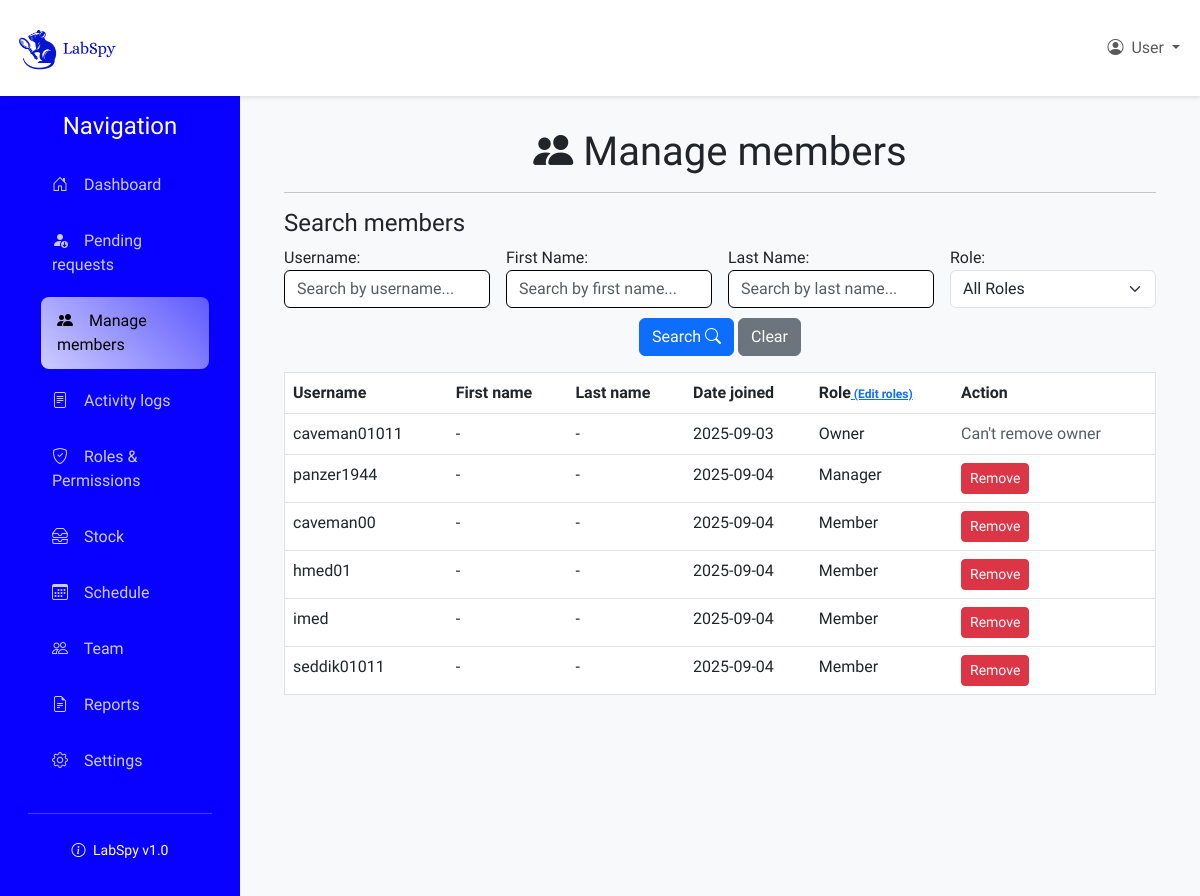
/labspaces/lab/E5PW8A/manage_members/ (signed in), run on an earlier commit of the app's database.
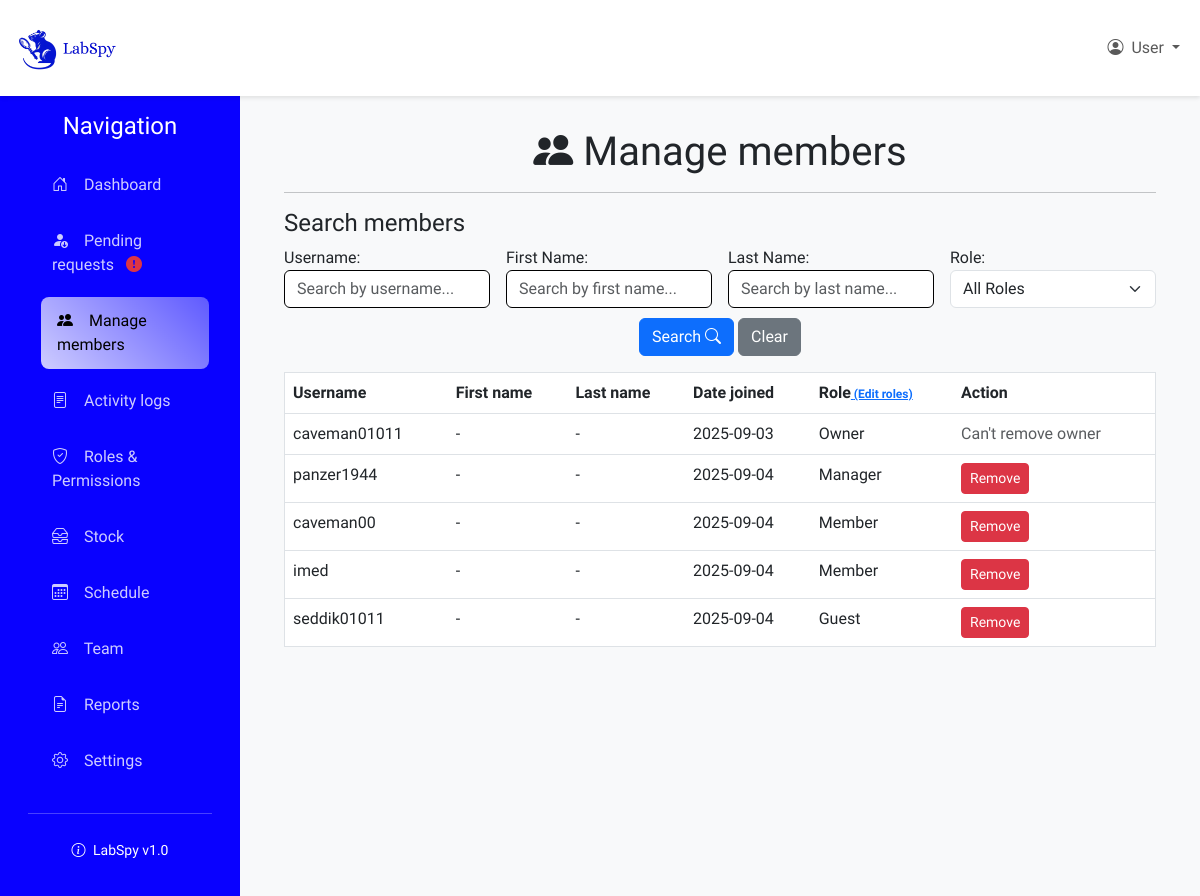
And on a later commit of the database.
### labspaces/models.py (models this page shows, shortened)
class LabMembership(models.Model):
    lab = models.ForeignKey(Lab, on_delete=models.CASCADE)
    user = models.ForeignKey(CustomUser, on_delete=models.CASCADE)
    role = models.ForeignKey(Role, default=1, on_delete=models.SET_DEFAULT)
    created_at = models.DateTimeField(auto_now_add=True)
    class Meta:
        unique_together = ('lab', 'user')

class Role(models.Model):
    name = models.CharField(max_length=64)
    description = models.CharField(max_length=255)
    lab = models.ForeignKey(Lab, on_delete=models.CASCADE, null=True, blank=True)
    is_default = models.BooleanField(default=False)
    created_at = models.DateTimeField(auto_now_add=True)
    updated_at = models.DateTimeField(auto_now = True)
    class Meta:
        unique_together = ('lab', 'name', 'is_default')

### users/models.py (models this page shows)
class CustomUser(AbstractUser):
    phone_number = models.CharField(max_length=8, blank=True, null=True)
    date_joined = models.DateTimeField(auto_now_add=True, null=True, blank=True)

### labspaces/views.py (the view)
# urls.py: path('lab/<str:code>/manage_members/', views.manage_members, name='manage_members'),
@login_required
def manage_members(request, code):
    if not is_lab_admin(request.user, code):
        return HttpResponseForbidden("You are not authorized to view this page")
    try:
        labspace = Lab.objects.get(code=code)
        search_form = UserManagementSearchForm(request.GET)
        lab_members = LabMembership.objects.filter(
            lab=labspace,
            role__name__in=['owner', 'member', 'manager', 'guest'],
            role__is_default=True
        ).select_related('user').order_by('role', 'user__username')
        if search_form.is_valid():
            username = search_form.cleaned_data.get('username')
            first_name = search_form.cleaned_data.get('first_name')
            last_name = search_form.cleaned_data.get('last_name')
            role = search_form.cleaned_data.get('role')
            if username:
                lab_members = lab_members.filter(user__username__icontains=username)
            if first_name:
                lab_members = lab_members.filter(user__first_name__icontains=first_name)
            if last_name:
                lab_members = lab_members.filter(user__last_name__icontains=last_name)
            if role:
                lab_members = lab_members.filter(role__name__iexact=role)
        return render(request, 'labspaces/manage_members.html', {
            'labspace': labspace,
            'lab_members': lab_members,
            'search_form': search_form
        })
    except Lab.DoesNotExist:
        raise Http404("Lab not found")

### labspaces/context_processors.py (called while the page is built)
def lab_admin_status(request):
    context = {'user_is_admin': False, 'current_lab': None}
    if request.user.is_authenticated:
        try:
            lab_code = get_lab_code_from_url(request)
            if lab_code != "":
                try:
                    lab = Lab.objects.get(code=lab_code)
                    owner_role = Role.objects.get(name='owner', is_default=True, lab__isnull=True)
                    is_admin = LabMembership.objects.filter(
                        lab=lab,
                        user=request.user,
                        role=owner_role
                    ).exists()
                    if is_admin:
                        context['user_is_admin'] = True
                        context['current_lab'] = lab
                except Lab.DoesNotExist:
                    pass
        except Exception as e:
            pass
    return context

### labspaces/models.py (called while the page is built)
    def has_pending_requests(self):
        try:
            pending_role = Role.objects.get(name='pending', is_default=True, lab__isnull=True)
            return LabMembership.objects.filter(lab=self, role=pending_role).exists()
        except Role.DoesNotExist:
            return False

### labspaces/templates/labspaces/manage_members.html (shortened to what this page needs)
{% extends 'labspaces/lab_layout.html' %}
{% block content %}
<h1 class="text-center"><i class="bi bi-people-fill"></i> Manage members</h1>
<hr>
<h4 class="text-left">Search members</h4>
<form method="get" class="row g-3">
    <div class="col-md-3">
        {{ search_form.username.label_tag }}
        {{ search_form.username }}
    </div>
    <div class="col-md-3">
        {{ search_form.first_name.label_tag }}
        {{ search_form.first_name }}
    </div>
    <div class="col-md-3">
        {{ search_form.last_name.label_tag }}
        {{ search_form.last_name }}
    </div>
    <div class="col-md-3">
        {{ search_form.role.label_tag }}
        {{ search_form.role }}
    </div>
    <div class="col-12 text-center mb-3 mt-0">
        <button type="submit" class="btn btn-primary">Search <i class="bi bi-search"></i></button>
        <a href="{% url 'labspaces:manage_members' code=labspace.code %}" class="btn btn-secondary">Clear</a>
    </div>
</form>
<div class="table-responsive" style="max-height: 610px; overflow-y: auto;">
<table class="table table-hover border mb-0">
    <thead>
        <tr>
            <th scope="col">Username</th>
            <th scope="col">First name</th>
            <th scope="col">Last name</th>
            <th scope="col">Date joined</th>
            <th scope="col">Role<a class="link-small" href="{% url 'labspaces:manage_permissions' code=current_lab.code %}" > (Edit roles)</a></th>
            <th scope="col">Action</th>
        </tr>
    </thead>
    <tbody>
        {% for member in lab_members %}
        <tr>
            <td>{{ member.user.username|truncatechars:16 }}</td>
            <td>{{ member.user.first_name|default:"-"|truncatechars:16 }}</td>
            <td>{{ member.user.last_name|default:"-"|truncatechars:16 }}</td>
            <td>{{ member.created_at|date:"Y-m-d" }}</td>
            <td>{{ member.role.name|capfirst|truncatechars:16 }}</td>
            <td>
                {% if member.role.name != 'owner' %}
                <form action="{% url 'labspaces:remove_member' %}" method="post" style="display:inline;">
                    <button type="submit" class="btn btn-danger btn-sm" title="Remove member">
                        Remove
                    </button>
                </form>
                {% else %}
                <span class="text-muted">Can't remove owner</span>
                {% endif %}
            </td>
        </tr>
        {% empty %}
        <tr>
            <td colspan="7" class="text-center">No members found.</td>
        </tr>
        {% endfor %}
    </tbody>
</table>
</div>
{% endblock %}

What changed in the data, as far as the page shows it:
no longer on this page (row edited): LabMembership: user.username "hmed01", user.first_name "-", user.last_name "-", created_at "2025-09-04", role.name "Member"
changed LabMembership "seddik01011": role.name "Member" → "Guest"
